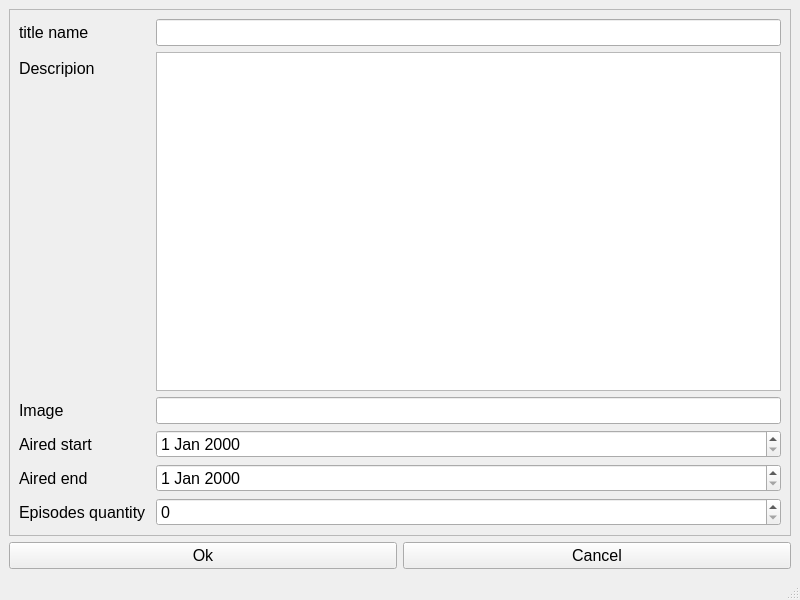
<?xml version="1.0" encoding="UTF-8"?>
<ui version="4.0">
 <class>addRowForm</class>
 <widget class="QMainWindow" name="addRowForm">
  <property name="geometry">
   <rect>
    <x>0</x>
    <y>0</y>
    <width>800</width>
    <height>600</height>
   </rect>
  </property>
  <property name="windowTitle">
   <string>MainWindow</string>
  </property>
  <widget class="QWidget" name="centralwidget">
   <layout class="QGridLayout" name="gridLayout">
    <item row="0" column="0">
     <widget class="QScrollArea" name="scrollArea">
      <property name="sizePolicy">
       <sizepolicy hsizetype="Expanding" vsizetype="Expanding">
        <horstretch>0</horstretch>
        <verstretch>0</verstretch>
       </sizepolicy>
      </property>
      <property name="widgetResizable">
       <bool>true</bool>
      </property>
      <widget class="QWidget" name="scrollAreaWidgetContents">
       <property name="geometry">
        <rect>
         <x>0</x>
         <y>0</y>
         <width>780</width>
         <height>500</height>
        </rect>
       </property>
       <layout class="QFormLayout" name="formLayout_2">
        <item row="0" column="0">
         <widget class="QLabel" name="label">
          <property name="font">
           <font>
            <pointsize>12</pointsize>
           </font>
          </property>
          <property name="text">
           <string>title name</string>
          </property>
         </widget>
        </item>
        <item row="0" column="1">
         <widget class="QLineEdit" name="name">
          <property name="font">
           <font>
            <pointsize>12</pointsize>
           </font>
          </property>
         </widget>
        </item>
        <item row="1" column="0">
         <widget class="QLabel" name="label_2">
          <property name="font">
           <font>
            <pointsize>12</pointsize>
           </font>
          </property>
          <property name="text">
           <string>Descripion</string>
          </property>
         </widget>
        </item>
        <item row="1" column="1">
         <widget class="QTextEdit" name="description">
          <property name="font">
           <font>
            <pointsize>12</pointsize>
           </font>
          </property>
         </widget>
        </item>
        <item row="2" column="0">
         <widget class="QLabel" name="label_7">
          <property name="font">
           <font>
            <pointsize>12</pointsize>
           </font>
          </property>
          <property name="text">
           <string>Image</string>
          </property>
         </widget>
        </item>
        <item row="2" column="1">
         <widget class="QLineEdit" name="image">
          <property name="font">
           <font>
            <pointsize>12</pointsize>
           </font>
          </property>
         </widget>
        </item>
        <item row="3" column="0">
         <widget class="QLabel" name="label_6">
          <property name="font">
           <font>
            <pointsize>12</pointsize>
           </font>
          </property>
          <property name="text">
           <string>Aired start</string>
          </property>
         </widget>
        </item>
        <item row="3" column="1">
         <widget class="QDateEdit" name="aired_start">
          <property name="font">
           <font>
            <pointsize>12</pointsize>
           </font>
          </property>
         </widget>
        </item>
        <item row="4" column="0">
         <widget class="QLabel" name="label_5">
          <property name="font">
           <font>
            <pointsize>12</pointsize>
           </font>
          </property>
          <property name="text">
           <string>Aired end</string>
          </property>
         </widget>
        </item>
        <item row="4" column="1">
         <widget class="QDateEdit" name="aired_end">
          <property name="font">
           <font>
            <pointsize>12</pointsize>
           </font>
          </property>
         </widget>
        </item>
        <item row="5" column="0">
         <widget class="QLabel" name="label_3">
          <property name="font">
           <font>
            <pointsize>12</pointsize>
           </font>
          </property>
          <property name="text">
           <string>Episodes quantity </string>
          </property>
         </widget>
        </item>
        <item row="5" column="1">
         <widget class="QSpinBox" name="total_episodes">
          <property name="font">
           <font>
            <pointsize>12</pointsize>
           </font>
          </property>
         </widget>
        </item>
       </layout>
      </widget>
     </widget>
    </item>
    <item row="1" column="0">
     <layout class="QHBoxLayout" name="horizontalLayout">
      <item>
       <widget class="QPushButton" name="okButton">
        <property name="font">
         <font>
          <pointsize>12</pointsize>
         </font>
        </property>
        <property name="text">
         <string>Ok</string>
        </property>
       </widget>
      </item>
      <item>
       <widget class="QPushButton" name="cancelButton">
        <property name="font">
         <font>
          <pointsize>12</pointsize>
         </font>
        </property>
        <property name="text">
         <string>Cancel</string>
        </property>
       </widget>
      </item>
     </layout>
    </item>
   </layout>
  </widget>
  <widget class="QMenuBar" name="menubar">
   <property name="geometry">
    <rect>
     <x>0</x>
     <y>0</y>
     <width>800</width>
     <height>21</height>
    </rect>
   </property>
  </widget>
  <widget class="QStatusBar" name="statusbar"/>
 </widget>
 <resources/>
 <connections/>
</ui>
